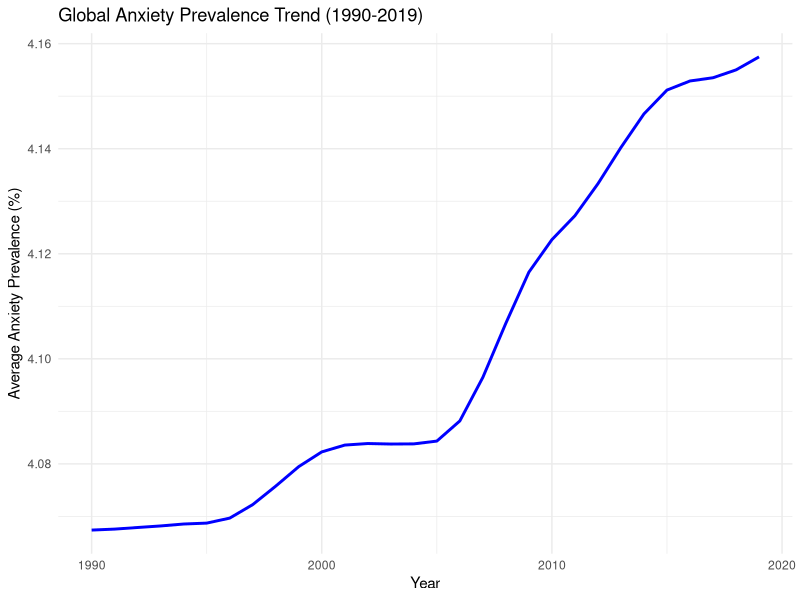
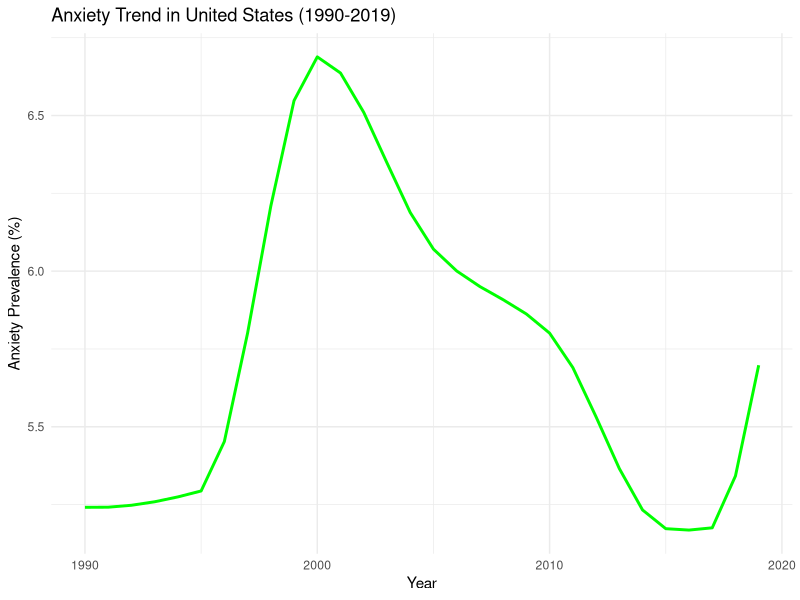
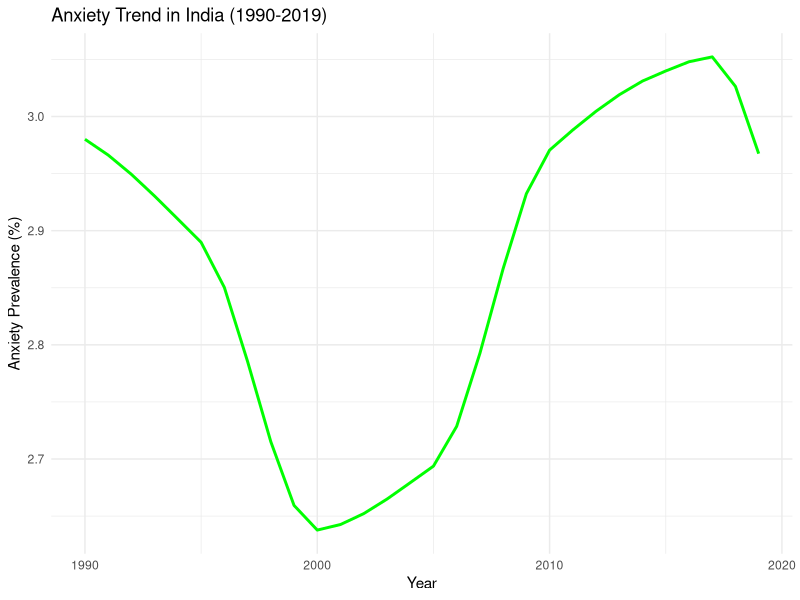
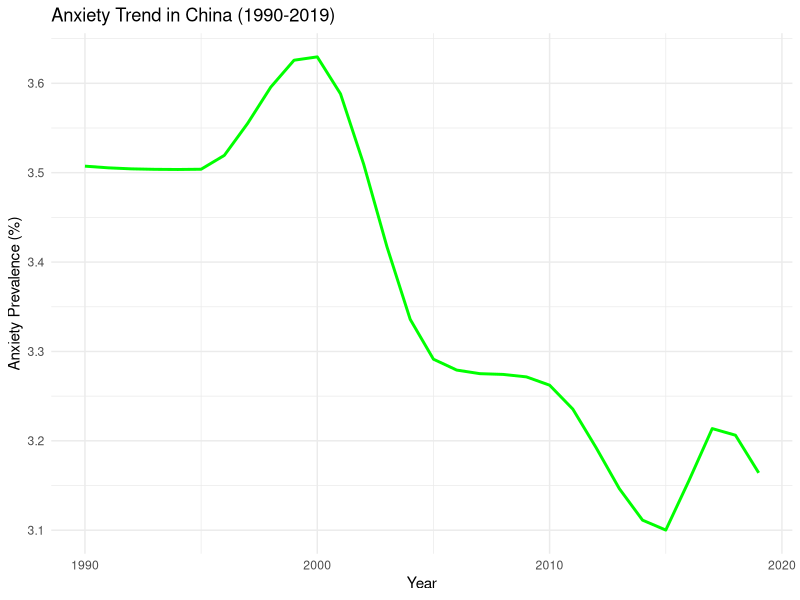
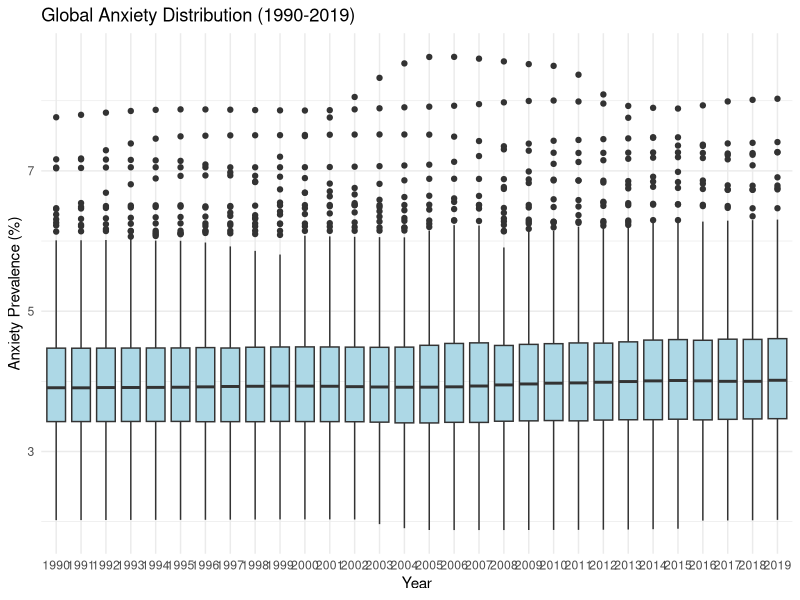
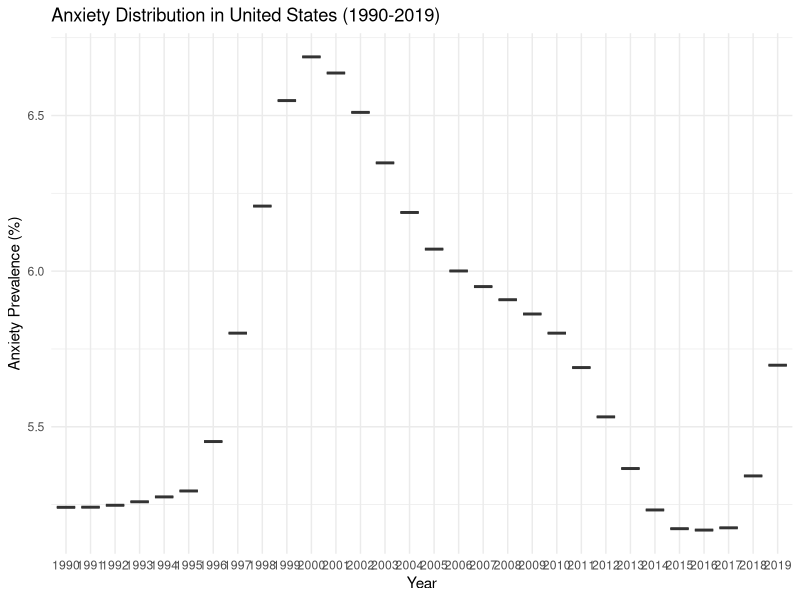
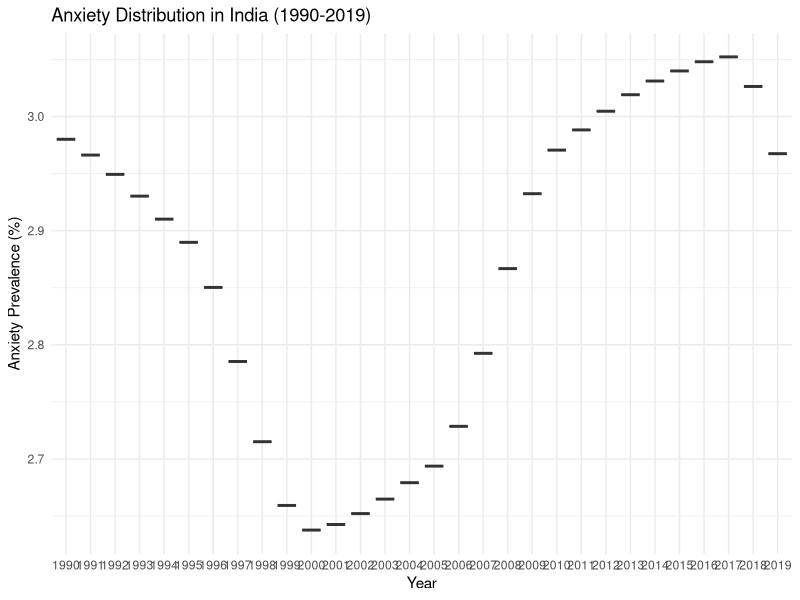
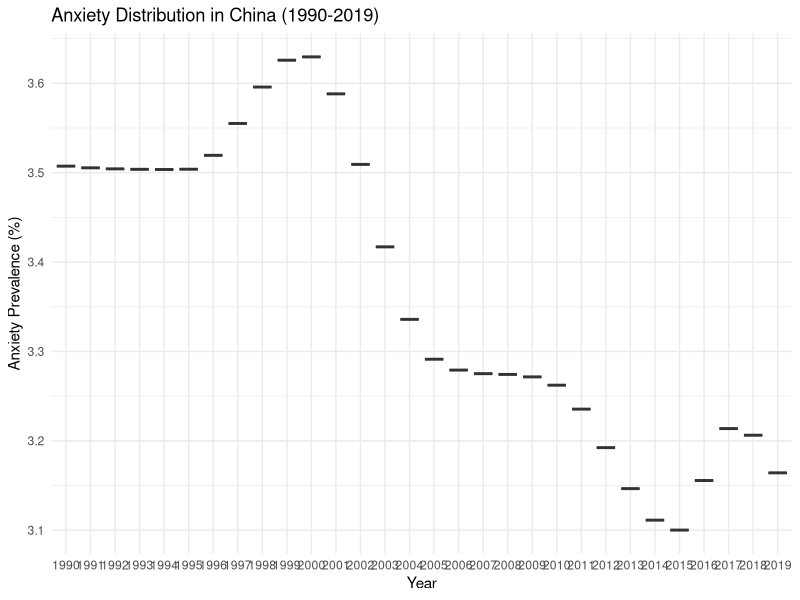

Source code (R) for these figures, in order:
# Load necessary libraries
library(ggplot2)
library(dplyr)

# Load the data
ANXIETY <- read.csv("anxiety-cleaned.csv")

# 1. Calculate global average anxiety rate by year
global_trend <- ANXIETY %>%
  group_by(Year) %>%
  summarise(global_anxiety = mean(Anxiety, na.rm = TRUE))

# 2. Calculate global statistics (mean, median, std dev) for the entire dataset
global_stats <- ANXIETY %>%
  summarise(
    global_mean = mean(Anxiety, na.rm = TRUE),
    global_median = median(Anxiety, na.rm = TRUE),
    global_sd = sd(Anxiety, na.rm = TRUE)
  )

# Display global statistics
print("Global Anxiety Statistics (1990-2019):")
print(global_stats)

# 3. Plot the global anxiety trend over time
ggplot(global_trend, aes(x = Year, y = global_anxiety)) +
  geom_line(color = "blue", size = 1) +
  labs(title = "Global Anxiety Prevalence Trend (1990-2019)",
       x = "Year", y = "Average Anxiety Prevalence (%)") +
  theme_minimal()

# 4. Calculate statistics for individual countries
countries <- c('United States', 'India', 'China')

for (country in countries) {
  # Filter data for the selected country
  country_data <- ANXIETY %>%
    filter(Entity == country)
  
  # Calculate the mean, median, and standard deviation for each country
  country_stats <- country_data %>%
    summarise(
      country_mean = mean(Anxiety, na.rm = TRUE),
      country_median = median(Anxiety, na.rm = TRUE),
      country_sd = sd(Anxiety, na.rm = TRUE)
    )
  
  # Print the statistics for each country
  print(paste("Anxiety Statistics for", country, "(1990-2019):"))
  print(country_stats)
  
  # 5. Plot the trend for the selected country
  p <- ggplot(country_data, aes(x = Year, y = Anxiety)) +
    geom_line(color = "green", size = 1) +
    labs(title = paste("Anxiety Trend in", country, "(1990-2019)"),
         x = "Year", y = "Anxiety Prevalence (%)") +
    theme_minimal()
  
  # Explicitly print the plot within the loop
  print(p)
}

# 6. Box-Whisker plot for global anxiety trends
ggplot(ANXIETY, aes(x = as.factor(Year), y = Anxiety)) +
  geom_boxplot(fill = "lightblue") +
  labs(title = "Global Anxiety Distribution (1990-2019)",
       x = "Year", y = "Anxiety Prevalence (%)") +
  theme_minimal()

# 7. Box-Whisker plot for individual countries
for (country in countries) {
  country_data <- ANXIETY %>%
    filter(Entity == country)
  
  # Create the box-whisker plot for the selected country
  p <- ggplot(country_data, aes(x = as.factor(Year), y = Anxiety)) +
    geom_boxplot(fill = "lightgreen") +
    labs(title = paste("Anxiety Distribution in", country, "(1990-2019)"),
         x = "Year", y = "Anxiety Prevalence (%)") +
    theme_minimal()
  
  # Explicitly print the plot within the loop
  print(p)
}

